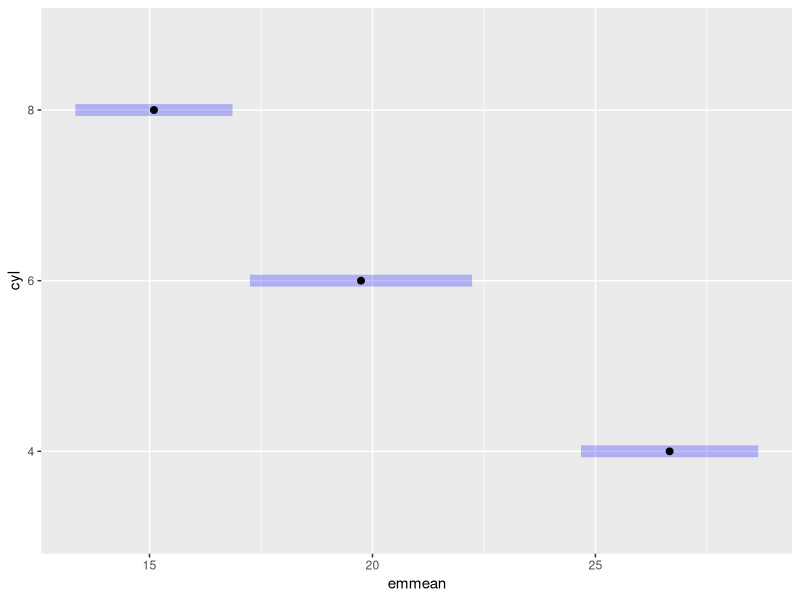
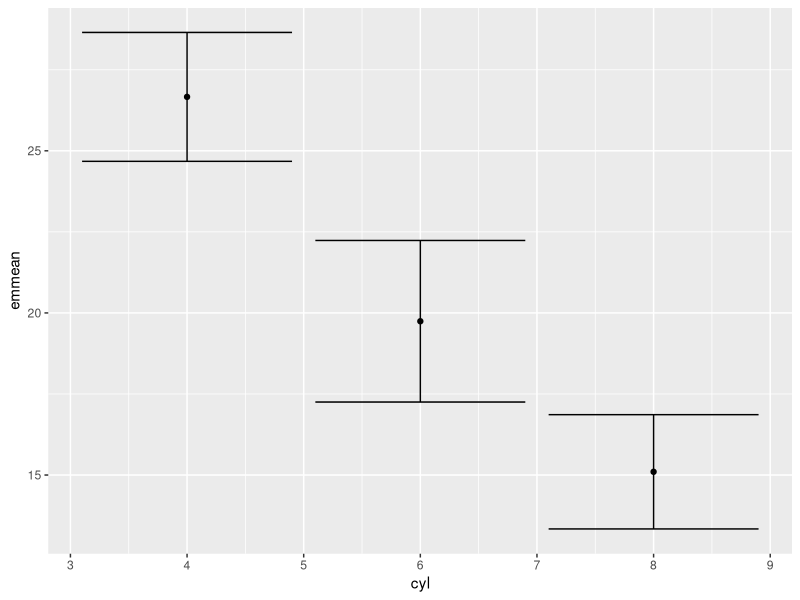
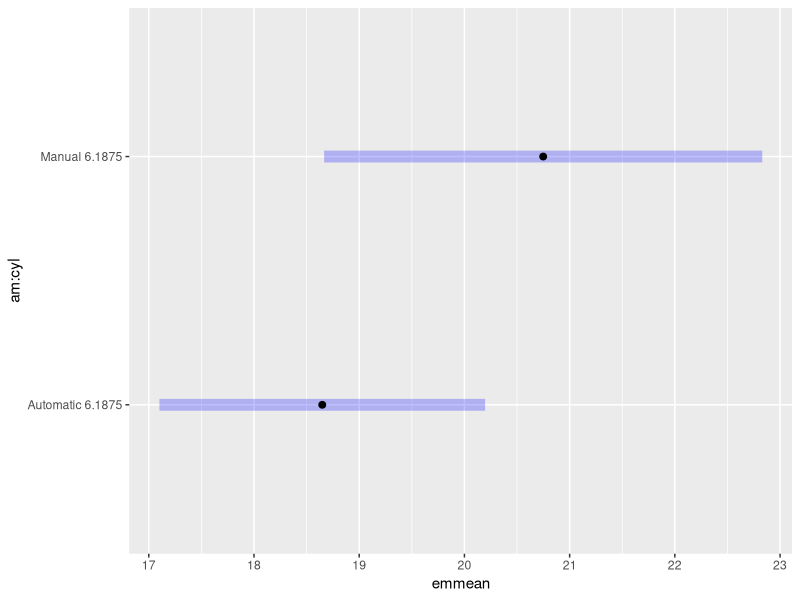
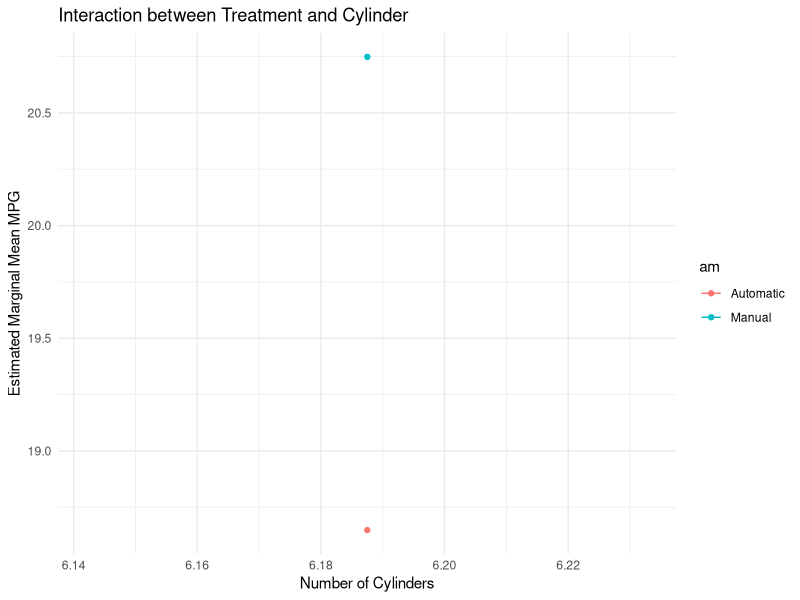
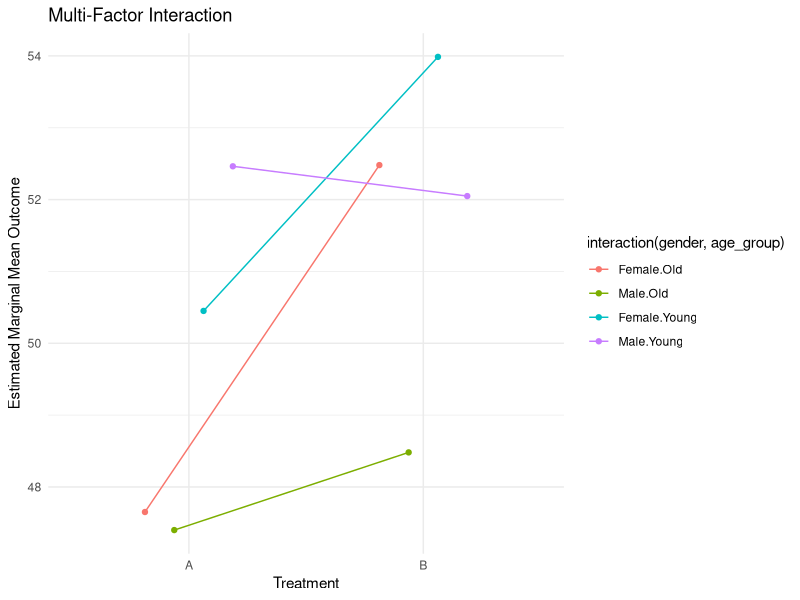
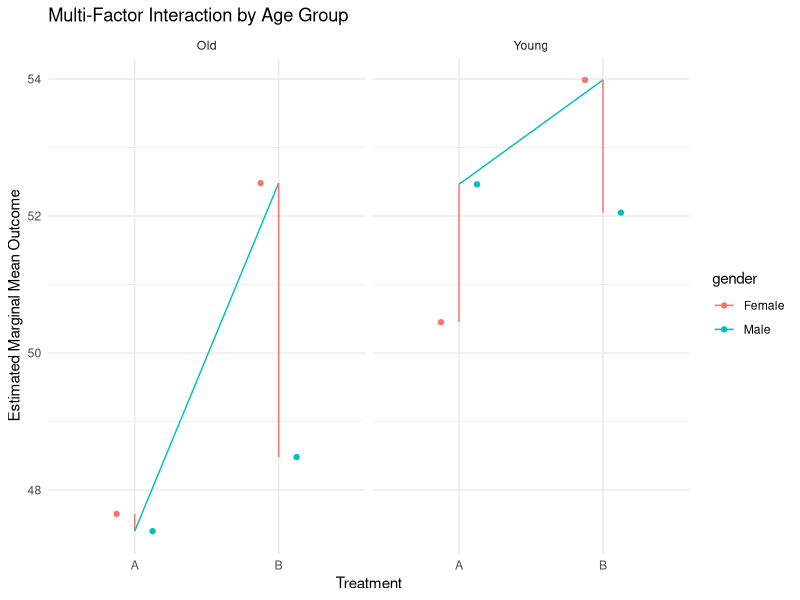
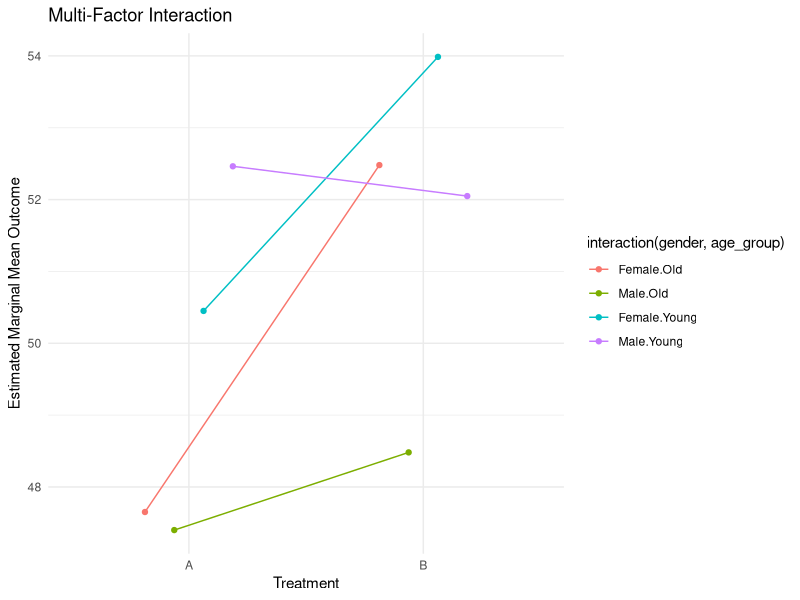
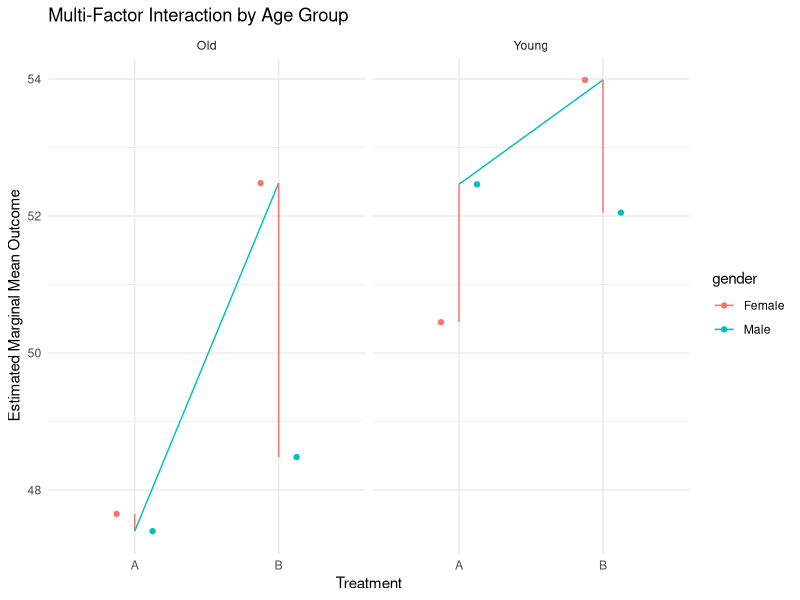

The R source for these figures, in order:
## ---- chunk 1
library(emmeans)
## ---- chunk 2
# Sample data
data(mtcars)

# Fit a linear model
model <- lm(mpg ~ factor(cyl), data = mtcars)

# Obtain estimated marginal means
emm <- emmeans(model, ~cyl)
summary(emm)
tapply(mtcars$mpg, mtcars$cyl, mean)
## ---- chunk 3
# Example of emmeans
emm_cyl <- emmeans(model, ~cyl)
print(emm_cyl)
## ---- chunk 4
# Pairwise comparisons
pairs(emm_cyl)
## ---- chunk 5
data(mtcars)
model <- lm(mpg ~ factor(cyl), data = mtcars)
## ---- chunk 6
emm_cyl <- emmeans(model, ~cyl)
## ---- chunk 7
plot(emm_cyl)
## ---- chunk 8
emm_cyl <- emmeans(model, ~cyl, at = list(cyl = c(4, 6, 8)))
## ---- chunk 9
library(ggplot2)
emm_df <- as.data.frame(emm_cyl)
ggplot(emm_df, aes(x = cyl, y = emmean)) +
    geom_point() +
    geom_errorbar(aes(ymin = lower.CL, ymax = upper.CL))
## ---- chunk 10
# Sample data
data(mtcars)

# Create a categorical variable for the example
mtcars$am <- factor(mtcars$am, labels = c("Automatic", "Manual"))

# Fit a linear model with interaction
model <- lm(mpg ~ am * cyl, data = mtcars)
## ---- chunk 11
# Obtain estimated marginal means for the interaction
emm_interaction <- emmeans(model, ~ am * cyl)
summary(emm_interaction)
## ---- chunk 12
# Interaction plot
plot(emm_interaction)
## ---- chunk 13
library(ggplot2)

# Convert emmeans object to a data frame
emm_df <- as.data.frame(emm_interaction)

# Create a ggplot
ggplot(emm_df, aes(x = cyl, y = emmean, color = am)) +
    geom_point() +
    geom_line() +
    labs(
        title = "Interaction between Treatment and Cylinder",
        x = "Number of Cylinders",
        y = "Estimated Marginal Mean MPG"
    ) +
    theme_minimal()
## ---- chunk 14
# Pairwise comparisons for the interaction
pairs(emm_interaction)
## ---- chunk 15
# Load necessary library
library(dplyr)

# Simulated dataset
set.seed(123)
data <- data.frame(
    treatment = factor(rep(c("A", "B"), each = 30)),
    gender = factor(rep(c("Male", "Female"), times = 30)),
    age_group = factor(rep(c("Young", "Old"), each = 15, times = 2)),
    outcome = rnorm(60, 50, 10)
)

# Fit a linear model with interactions
model <- lm(outcome ~ treatment * gender * age_group, data = data)
## ---- chunk 16
# Obtain estimated marginal means for the interaction
emm_multi <- emmeans(model, ~ treatment * gender * age_group)
summary(emm_multi)
## ---- chunk 17
library(ggplot2)

# Convert emmeans object to a data frame
emm_df <- as.data.frame(emm_multi)

# Create a ggplot
ggplot(emm_df, aes(x = treatment, y = emmean, group = interaction(gender, age_group), color = interaction(gender, age_group))) +
    geom_point(position = position_dodge(width = 0.5)) +
    geom_line(position = position_dodge(width = 0.5)) +
    labs(
        title = "Multi-Factor Interaction",
        x = "Treatment",
        y = "Estimated Marginal Mean Outcome"
    ) +
    theme_minimal()
## ---- chunk 18
ggplot(emm_df, aes(x = treatment, y = emmean, color = gender)) +
    geom_point(position = position_dodge(width = 0.5)) +
    geom_line(position = position_dodge(width = 0.5), aes(group = age_group)) +
    facet_wrap(~age_group) +
    labs(
        title = "Multi-Factor Interaction by Age Group",
        x = "Treatment",
        y = "Estimated Marginal Mean Outcome"
    ) +
    theme_minimal()
## ---- chunk 19
# Pairwise comparisons for the multi-factor interaction
pairs(emm_multi)
## ---- chunk 20
# Load necessary library
library(dplyr)

# Simulated dataset
set.seed(123)
data <- data.frame(
    treatment = factor(rep(c("A", "B"), each = 30)),
    gender = factor(rep(c("Male", "Female"), times = 30)),
    age_group = factor(rep(c("Young", "Old"), each = 15, times = 2)),
    outcome = rnorm(60, 50, 10)
)

# Fit a linear model with interactions
model <- lm(outcome ~ treatment * gender * age_group, data = data)
## ---- chunk 21
# Obtain estimated marginal means for the interaction
emm_multi <- emmeans(model, ~ treatment * gender * age_group)
summary(emm_multi)
## ---- chunk 22
library(ggplot2)

# Convert emmeans object to a data frame
emm_df <- as.data.frame(emm_multi)

# Create a ggplot
ggplot(emm_df, aes(x = treatment, y = emmean, group = interaction(gender, age_group), color = interaction(gender, age_group))) +
    geom_point(position = position_dodge(width = 0.5)) +
    geom_line(position = position_dodge(width = 0.5)) +
    labs(
        title = "Multi-Factor Interaction",
        x = "Treatment",
        y = "Estimated Marginal Mean Outcome"
    ) +
    theme_minimal()
## ---- chunk 23
ggplot(emm_df, aes(x = treatment, y = emmean, color = gender)) +
    geom_point(position = position_dodge(width = 0.5)) +
    geom_line(position = position_dodge(width = 0.5), aes(group = age_group)) +
    facet_wrap(~age_group) +
    labs(
        title = "Multi-Factor Interaction by Age Group",
        x = "Treatment",
        y = "Estimated Marginal Mean Outcome"
    ) +
    theme_minimal()
## ---- chunk 24
# Pairwise comparisons for the multi-factor interaction
pairs(emm_multi)
